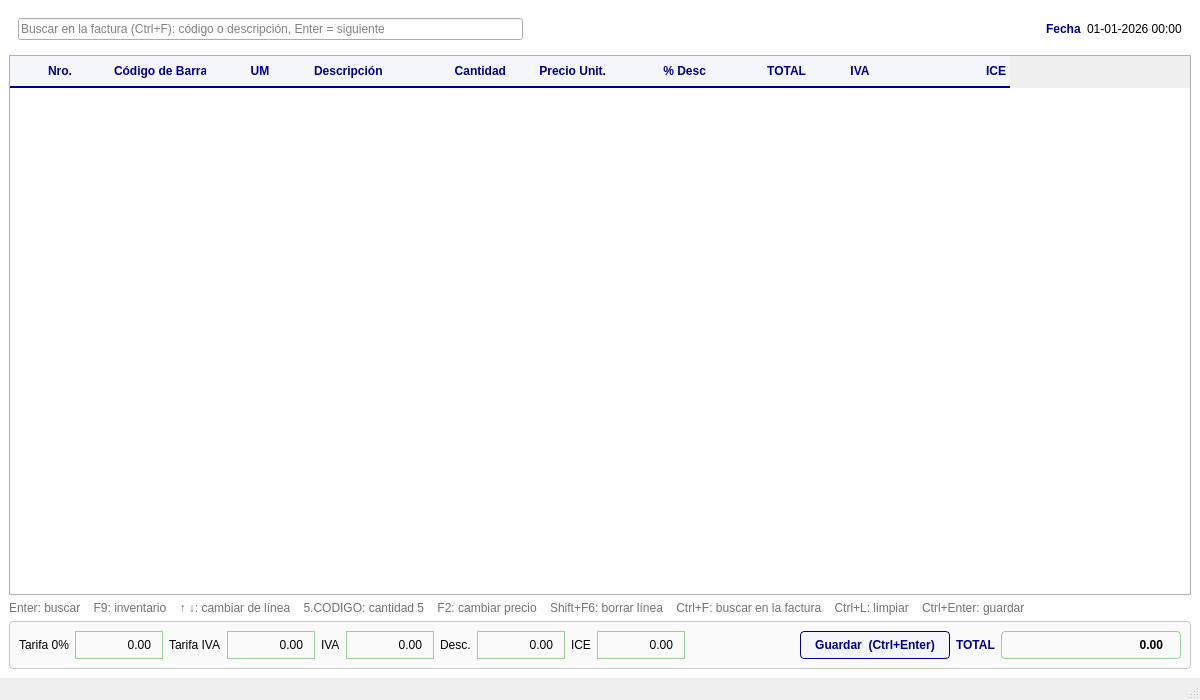
<?xml version="1.0" encoding="UTF-8"?>
<ui version="4.0">
 <class>PointOfSale</class>
 <widget class="QMainWindow" name="PointOfSale">
  <property name="geometry">
   <rect>
    <x>0</x>
    <y>0</y>
    <width>1200</width>
    <height>700</height>
   </rect>
  </property>
  <property name="windowTitle">
   <string>Punto de Venta</string>
  </property>
  <property name="styleSheet">
   <string notr="true">QWidget#centralwidget { background: white; }
QTableView { background: white; color: black; gridline-color: #dcdcdc; border: 1px solid #b0b0b0; }
QTableView::item { padding: 0 4px; }
QTableView::item:selected { background: #e6ff8c; color: black; }
QTableView QLineEdit { background: #ffff80; color: black; border: none; }
QHeaderView::section { background: #f4f6fb; color: #000080; font-weight: bold;
                       border: none; border-bottom: 2px solid #000080; padding: 6px 4px; }
QLabel#lbl_help { color: #707070; }
QLabel#lbl_not_found { color: #b00020; }
QLabel#lbl_date_title, QLabel#lbl_total_title { color: #000080; font-weight: bold; }
QFrame#frameTotals { background: #fafafa; border: 1px solid #c8c8c8; border-radius: 4px; }
QFrame#frameTotals QLabel { background: transparent; }
QLabel#lbl_t0_value, QLabel#lbl_tiva_value, QLabel#lbl_iva_value, QLabel#lbl_discount_value, QLabel#lbl_ice_value {
    background: #e3f5e3; border: 1px solid #9ccc9c; padding: 2px 8px; min-width: 70px; }
QLabel#lbl_total { background: #e3f5e3; border: 1px solid #9ccc9c; border-radius: 4px;
                   color: black; font-weight: bold; padding: 2px 14px; min-width: 150px; }
QPushButton#push_save { background: #f4f6fb; color: #000080; border: 1px solid #000080;
                        border-radius: 4px; padding: 6px 14px; font-weight: bold; }
QPushButton#push_save:hover { background: #e6ff8c; }</string>
  </property>
  <widget class="QWidget" name="centralwidget">
   <layout class="QVBoxLayout" name="verticalLayout">
    <item>
     <widget class="QFrame" name="frameHeader">
      <property name="frameShape">
       <enum>QFrame::Shape::NoFrame</enum>
      </property>
      <layout class="QHBoxLayout" name="horizontalLayout">
       <item>
        <widget class="QLineEdit" name="txt_find">
         <property name="maximumSize">
          <size>
           <width>520</width>
           <height>16777215</height>
          </size>
         </property>
         <property name="placeholderText">
          <string>Buscar en la factura (Ctrl+F): código o descripción, Enter = siguiente</string>
         </property>
         <property name="clearButtonEnabled">
          <bool>true</bool>
         </property>
        </widget>
       </item>
       <item>
        <widget class="QLabel" name="lbl_not_found">
         <property name="text">
          <string/>
         </property>
        </widget>
       </item>
       <item>
        <spacer name="horizontalSpacer">
         <property name="orientation">
          <enum>Qt::Orientation::Horizontal</enum>
         </property>
         <property name="sizeHint" stdset="0">
          <size>
           <width>40</width>
           <height>20</height>
          </size>
         </property>
        </spacer>
       </item>
       <item>
        <widget class="QLabel" name="lbl_date_title">
         <property name="text">
          <string>Fecha</string>
         </property>
        </widget>
       </item>
       <item>
        <widget class="QLabel" name="lbl_date">
         <property name="text">
          <string>01-01-2026 00:00</string>
         </property>
        </widget>
       </item>
      </layout>
     </widget>
    </item>
    <item>
     <widget class="QTableWidget" name="table_lines">
      <property name="focusPolicy">
       <enum>Qt::FocusPolicy::StrongFocus</enum>
      </property>
      <property name="contextMenuPolicy">
       <enum>Qt::ContextMenuPolicy::NoContextMenu</enum>
      </property>
      <property name="editTriggers">
       <set>QAbstractItemView::EditTrigger::NoEditTriggers</set>
      </property>
      <property name="alternatingRowColors">
       <bool>false</bool>
      </property>
      <property name="selectionMode">
       <enum>QAbstractItemView::SelectionMode::SingleSelection</enum>
      </property>
      <property name="selectionBehavior">
       <enum>QAbstractItemView::SelectionBehavior::SelectRows</enum>
      </property>
      <property name="horizontalScrollBarPolicy">
       <enum>Qt::ScrollBarPolicy::ScrollBarAsNeeded</enum>
      </property>
      <attribute name="horizontalHeaderHighlightSections">
       <bool>false</bool>
      </attribute>
      <attribute name="horizontalHeaderStretchLastSection">
       <bool>false</bool>
      </attribute>
      <attribute name="horizontalHeaderMinimumSectionSize">
       <number>30</number>
      </attribute>
      <attribute name="verticalHeaderVisible">
       <bool>false</bool>
      </attribute>
      <column>
       <property name="text">
        <string>Nro.</string>
       </property>
       <property name="whatsThis">
        <string>number</string>
       </property>
       <property name="textAlignment">
        <set>AlignCenter</set>
       </property>
      </column>
      <column>
       <property name="text">
        <string>Código de Barras</string>
       </property>
       <property name="whatsThis">
        <string>code</string>
       </property>
       <property name="textAlignment">
        <set>AlignLeading|AlignVCenter</set>
       </property>
      </column>
      <column>
       <property name="text">
        <string>UM</string>
       </property>
       <property name="whatsThis">
        <string>uom</string>
       </property>
       <property name="textAlignment">
        <set>AlignCenter</set>
       </property>
      </column>
      <column>
       <property name="text">
        <string>Descripción</string>
       </property>
       <property name="whatsThis">
        <string>name</string>
       </property>
       <property name="textAlignment">
        <set>AlignLeading|AlignVCenter</set>
       </property>
      </column>
      <column>
       <property name="text">
        <string>Cantidad</string>
       </property>
       <property name="whatsThis">
        <string>quantity</string>
       </property>
       <property name="textAlignment">
        <set>AlignTrailing|AlignVCenter</set>
       </property>
      </column>
      <column>
       <property name="text">
        <string>Precio Unit.</string>
       </property>
       <property name="whatsThis">
        <string>price</string>
       </property>
       <property name="textAlignment">
        <set>AlignTrailing|AlignVCenter</set>
       </property>
      </column>
      <column>
       <property name="text">
        <string>% Desc</string>
       </property>
       <property name="whatsThis">
        <string>discount</string>
       </property>
       <property name="textAlignment">
        <set>AlignTrailing|AlignVCenter</set>
       </property>
      </column>
      <column>
       <property name="text">
        <string>TOTAL</string>
       </property>
       <property name="whatsThis">
        <string>subtotal</string>
       </property>
       <property name="textAlignment">
        <set>AlignTrailing|AlignVCenter</set>
       </property>
      </column>
      <column>
       <property name="text">
        <string>IVA</string>
       </property>
       <property name="whatsThis">
        <string>tax</string>
       </property>
       <property name="textAlignment">
        <set>AlignCenter</set>
       </property>
      </column>
      <column>
       <property name="text">
        <string>ICE</string>
       </property>
       <property name="whatsThis">
        <string>ice</string>
       </property>
       <property name="textAlignment">
        <set>AlignTrailing|AlignVCenter</set>
       </property>
      </column>
     </widget>
    </item>
    <item>
     <widget class="QLabel" name="lbl_help">
      <property name="text">
       <string>Enter: buscar    F9: inventario    ↑ ↓: cambiar de línea    5.CODIGO: cantidad 5    F2: cambiar precio    Shift+F6: borrar línea    Ctrl+F: buscar en la factura    Ctrl+L: limpiar    Ctrl+Enter: guardar</string>
      </property>
      <property name="wordWrap">
       <bool>true</bool>
      </property>
     </widget>
    </item>
    <item>
     <widget class="QFrame" name="frameTotals">
      <property name="frameShape">
       <enum>QFrame::Shape::StyledPanel</enum>
      </property>
      <layout class="QHBoxLayout" name="horizontalLayout_2">
       <item>
        <widget class="QLabel" name="lbl_t0">
         <property name="text">
          <string>Tarifa 0%</string>
         </property>
        </widget>
       </item>
       <item>
        <widget class="QLabel" name="lbl_t0_value">
         <property name="text">
          <string>0.00</string>
         </property>
         <property name="alignment">
          <set>Qt::AlignmentFlag::AlignRight|Qt::AlignmentFlag::AlignVCenter</set>
         </property>
        </widget>
       </item>
       <item>
        <widget class="QLabel" name="lbl_tiva">
         <property name="text">
          <string>Tarifa IVA</string>
         </property>
        </widget>
       </item>
       <item>
        <widget class="QLabel" name="lbl_tiva_value">
         <property name="text">
          <string>0.00</string>
         </property>
         <property name="alignment">
          <set>Qt::AlignmentFlag::AlignRight|Qt::AlignmentFlag::AlignVCenter</set>
         </property>
        </widget>
       </item>
       <item>
        <widget class="QLabel" name="lbl_iva">
         <property name="text">
          <string>IVA</string>
         </property>
        </widget>
       </item>
       <item>
        <widget class="QLabel" name="lbl_iva_value">
         <property name="text">
          <string>0.00</string>
         </property>
         <property name="alignment">
          <set>Qt::AlignmentFlag::AlignRight|Qt::AlignmentFlag::AlignVCenter</set>
         </property>
        </widget>
       </item>
       <item>
        <widget class="QLabel" name="lbl_discount">
         <property name="text">
          <string>Desc.</string>
         </property>
        </widget>
       </item>
       <item>
        <widget class="QLabel" name="lbl_discount_value">
         <property name="text">
          <string>0.00</string>
         </property>
         <property name="alignment">
          <set>Qt::AlignmentFlag::AlignRight|Qt::AlignmentFlag::AlignVCenter</set>
         </property>
        </widget>
       </item>
       <item>
        <widget class="QLabel" name="lbl_ice">
         <property name="text">
          <string>ICE</string>
         </property>
        </widget>
       </item>
       <item>
        <widget class="QLabel" name="lbl_ice_value">
         <property name="text">
          <string>0.00</string>
         </property>
         <property name="alignment">
          <set>Qt::AlignmentFlag::AlignRight|Qt::AlignmentFlag::AlignVCenter</set>
         </property>
        </widget>
       </item>
       <item>
        <spacer name="horizontalSpacer_2">
         <property name="orientation">
          <enum>Qt::Orientation::Horizontal</enum>
         </property>
         <property name="sizeHint" stdset="0">
          <size>
           <width>40</width>
           <height>20</height>
          </size>
         </property>
        </spacer>
       </item>
       <item>
        <widget class="QPushButton" name="push_save">
         <property name="focusPolicy">
          <enum>Qt::FocusPolicy::NoFocus</enum>
         </property>
         <property name="text">
          <string>Guardar  (Ctrl+Enter)</string>
         </property>
        </widget>
       </item>
       <item>
        <widget class="QLabel" name="lbl_total_title">
         <property name="text">
          <string>TOTAL</string>
         </property>
        </widget>
       </item>
       <item>
        <widget class="QLabel" name="lbl_total">
         <property name="text">
          <string>0.00</string>
         </property>
         <property name="alignment">
          <set>Qt::AlignmentFlag::AlignRight|Qt::AlignmentFlag::AlignVCenter</set>
         </property>
        </widget>
       </item>
      </layout>
     </widget>
    </item>
   </layout>
  </widget>
  <widget class="QStatusBar" name="statusbar"/>
 </widget>
 <resources/>
 <connections/>
</ui>
